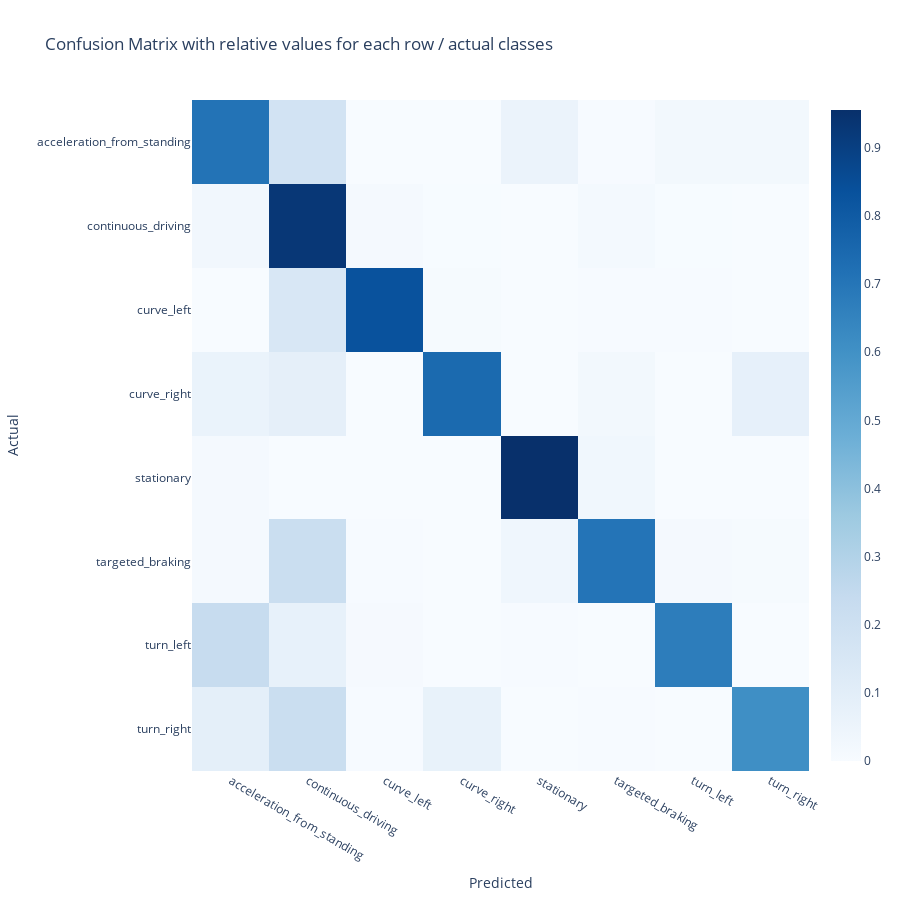

Notebook code cell kept with this figure:
### Code cell
def relativeCorrect(array):
    return array/sum(array)

def confusion_matrix_relative(y_test, y_pred):

    cm = confusion_matrix(enc.inverse_transform(y_test), enc.inverse_transform(y_pred))
    cm_relative = np.apply_along_axis(relativeCorrect, 1, cm)
    heatmap = go.Heatmap(z=cm_relative, x=enc.categories_[0], y=enc.categories_[0],
                         colorscale='Blues')


    # create the layout
    layout = go.Layout(title='Confusion Matrix with relative values for each row / actual classes')

    # create the figure
    fig = go.Figure(data=[heatmap], layout=layout)

    fig.update_layout(yaxis = dict(categoryorder = 'category descending'))
    fig.update_yaxes(title_text="Actual")
    fig.update_xaxes(title_text="Predicted")

    fig.layout.height = 900
    fig.layout.width = 900
    # show the figure
    fig.show()

y_pred = model.predict(X_test)

confusion_matrix_relative(y_test, y_pred)

### Figure 1 — Plotly figure (JSON) as saved in the notebook; plotly's stock layout.template omitted (floating-point values rounded to 4 significant figures)
{"data": [{"colorscale": [[0, "rgb(247,251,255)"], [0.125, "rgb(222,235,247)"], [0.25, "rgb(198,219,239)"], [0.375, "rgb(158,202,225)"], [0.5, "rgb(107,174,214)"], [0.625, "rgb(66,146,198)"], [0.75, "rgb(33,113,181)"], [0.875, "rgb(8,81,156)"], [1, "rgb(8,48,107)"]], "type": "heatmap", "x": ["acceleration_from_standing", "continuous_driving", "curve_left", "curve_right", "stationary", "targeted_braking", "turn_left", "turn_right"], "y": ["acceleration_from_standing", "continuous_driving", "curve_left", "curve_right", "stationary", "targeted_braking", "turn_left", "turn_right"], "z": [[0.7083, 0.1815, 0, 0, 0.05655, 0.005952, 0.02381, 0.02381], [0.02782, 0.9293, 0.01584, 0.003478, 0, 0.01855, 0.002705, 0.002318], [0, 0.148, 0.8316, 0.0102, 0, 0.005102, 0.005102, 0], [0.0625, 0.0875, 0, 0.7438, 0, 0.025, 0, 0.08125], [0.01297, 0, 0, 0, 0.9555, 0.03151, 0, 0], [0.01247, 0.2188, 0.00554, 0.001385, 0.03601, 0.705, 0.01247, 0.00831], [0.2321, 0.07738, 0.0119, 0, 0.005952, 0, 0.6726, 0], [0.09249, 0.2197, 0.00578, 0.06936, 0, 0.00578, 0, 0.6069]]}], "layout": {"height": 900, "title": {"text": "Confusion Matrix with relative values for each row / actual classes"}, "width": 900, "xaxis": {"title": {"text": "Predicted"}}, "yaxis": {"categoryorder": "category descending", "title": {"text": "Actual"}}}}
